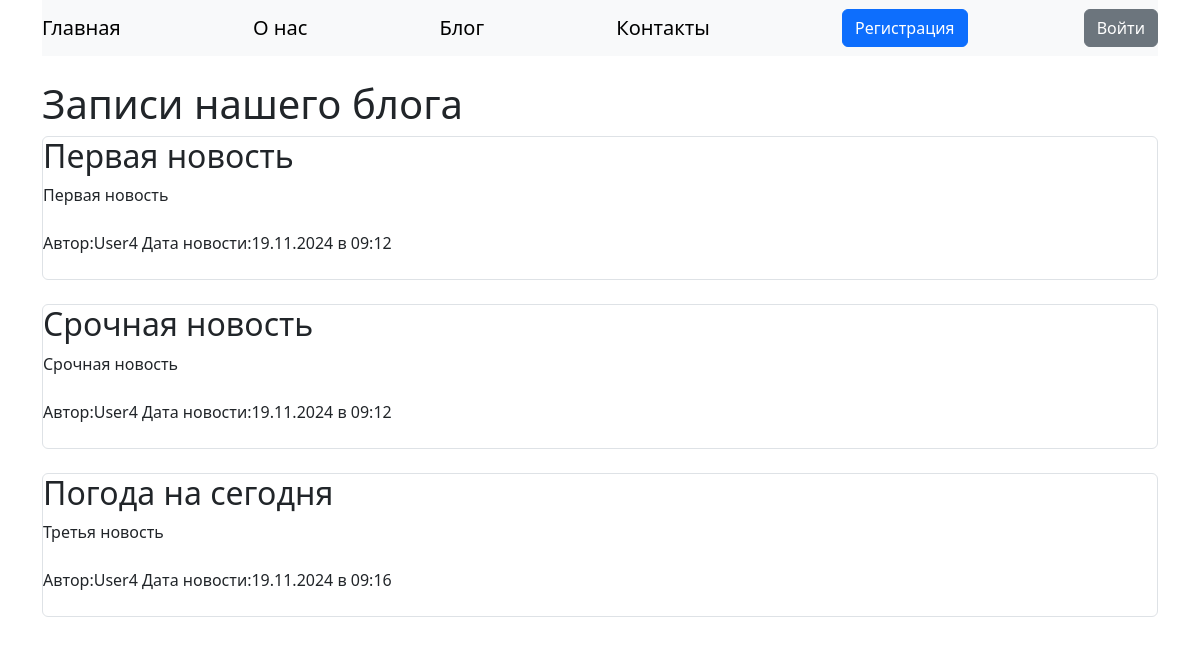
/blog, run on an earlier commit of the app's database.
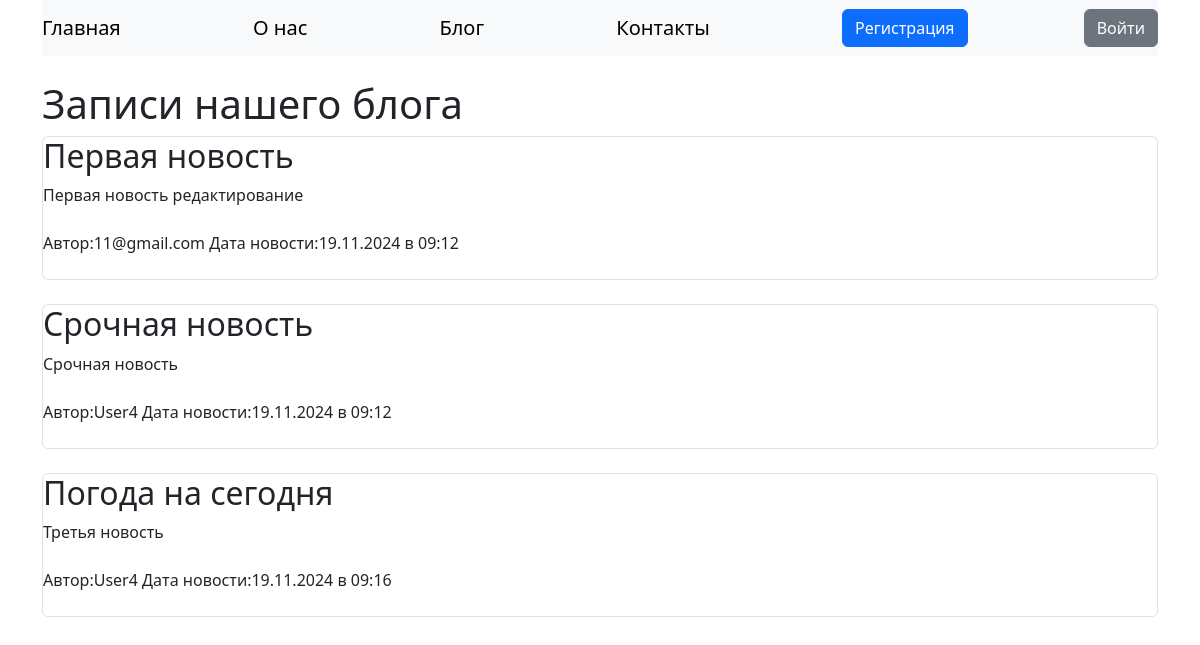
And on a later commit of the database.
### data/news.py (models this page shows, shortened)
class News(SqlAlchemyBase):
    __tablename__='news'
    id = sqlalchemy.Column(sqlalchemy.Integer, primary_key=True, autoincrement=True)
    title = sqlalchemy.Column(sqlalchemy.String, nullable=True)
    content = sqlalchemy.Column(sqlalchemy.String, nullable=True)
    created_date = sqlalchemy.Column(sqlalchemy.DateTime, default=datetime.datetime.now())
    is_private=sqlalchemy.Column(sqlalchemy.Boolean, default=True)
    user_id = sqlalchemy.Column(sqlalchemy.Integer, sqlalchemy.ForeignKey("users.id"))
    user = orm.relationship('User')

### data/users.py (models this page shows, shortened)
class User(SqlAlchemyBase, UserMixin):
    __tablename__ = 'users'
    id = sqlalchemy.Column(sqlalchemy.Integer, primary_key=True, autoincrement=True)
    name = sqlalchemy.Column(sqlalchemy.String, nullable=True)
    about = sqlalchemy.Column(sqlalchemy.String, nullable=True)
    email = sqlalchemy.Column(sqlalchemy.String, index=True, unique=True, nullable=True)
    hashed_password = sqlalchemy.Column(sqlalchemy.String, nullable=True)
    created_date = sqlalchemy.Column(sqlalchemy.DateTime, default=datetime.datetime.now())

### main.py (the view)
@app.route('/blog')
def blog():
    db_sess = db_session.create_session()
    news = db_sess.query(News).filter(News.is_private != True)
    return render_template('blog.html', title='Новости', news=news)

### data/db_session.py (called while the page is built)
def create_session() -> Session:
    global __factory
    return __factory()

### templates/blog.html (shortened to what this page needs)
{% extends "base.html" %}
{% block content %}
<br>
<h1>Записи нашего блога</h1>
{% for item in news %}
<div class="col border rounded">
        <h2>{{ item.title }}</h2>
            <div>
                {{ item.content }}
            </div><br>
            <div>
              Автор:{{ item.user.name }}
              Дата новости:{{ item.created_date.strftime('%d.%m.%Y в %H:%M') }}
            </div><br>
</div><br>
    {% endfor %}
{% endblock %}

### templates/base.html (shortened to what this page needs)
<!DOCTYPE html>
<html lang="ru">
<head>
    <link href="https://cdn.jsdelivr.net/npm/bootstrap@5.3.3/dist/css/bootstrap.min.css" rel="stylesheet"
>
    <link rel="stylesheet" href="static/css/style.css">
</head>
<body>
<div class="container">
    <header>
    <nav class="navbar navbar-light bg-light">
        <a href="/" class="navbar-brand">Главная</a>
        <a href="/aboutus" class="navbar-brand">О нас</a>
        <a href="/blog" class="navbar-brand">Блог</a>
        <a href="/contacts" class="navbar-brand">Контакты</a>
        {% if current_user.is_authenticated %}
        <a href="/logout" title="Нажмите, чтобы выйти" class="btn btn-danger">{{ current_user.name }}
        </a>
        {% else %}
        <a class="btn btn-primary" href="/register">Регистрация</a>
        <a class="btn btn-secondary "href="/login">Войти</a>
        {% endif%}
    </nav>
    </header>
    <main>
         {% block content %}{% endblock %}
    </main>
</div>
</body>
</html>

### static/css/style.css (style rules this page uses)
section, header, nav, article, aside, footer, main { display: block; }

What changed in the data, as far as the page shows it:
changed News "Первая новость": content "Первая новость" → "Первая новость редактирование"; user.name "User4" → "11@gmail.com"
